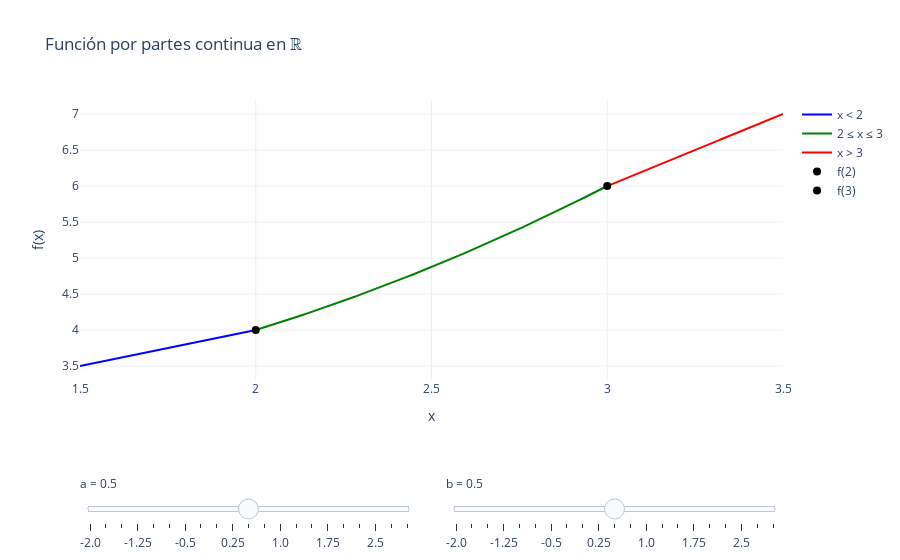

Notebook cell for this chart:
### Markdown cell above
<iframe src="plotly_funcion_continua.html" width="800" height="600"></iframe>

### Code cell
#Código para graficar la función por partes continua en ℝ
import numpy as np
import plotly.graph_objects as go

# Funciones por tramos
def f_left(x):
    return (x**2 - 4) / (x - 2)

def f_middle(x, a, b):
    return a * x**2 - b * x + 3

def f_right(x, a, b):
    return 2 * x - a + b

# Valores iniciales
a_init, b_init = 0.5, 0.5

# Rango de cada tramo
x1 = np.linspace(1.5, 1.99, 200)
x2 = np.linspace(2, 3, 200)
x3 = np.linspace(3.01, 3.5, 200)

# Crear figura
fig = go.Figure()

# Trazas iniciales
fig.add_trace(go.Scatter(x=x1, y=f_left(x1), mode="lines", name="x < 2", line=dict(color="blue")))
fig.add_trace(go.Scatter(x=x2, y=f_middle(x2, a_init, b_init), mode="lines", name="2 ≤ x ≤ 3", line=dict(color="green")))
fig.add_trace(go.Scatter(x=x3, y=f_right(x3, a_init, b_init), mode="lines", name="x > 3", line=dict(color="red")))

# Puntos en x=2 y x=3
fig.add_trace(go.Scatter(x=[2], y=[f_middle(2, a_init, b_init)], mode="markers", name="f(2)", marker=dict(color="black", size=8)))
fig.add_trace(go.Scatter(x=[3], y=[f_middle(3, a_init, b_init)], mode="markers", name="f(3)", marker=dict(color="black", size=8)))

# Sliders para 'a' y 'b'
a_values = np.linspace(-2, 3, 21)
b_values = np.linspace(-2, 3, 21)

steps_a = []
for aval in a_values:
    steps_a.append(dict(
        method="update",
        label=str(round(aval,2)),
        args=[{"y": [
            f_left(x1),                        # x<2 no depende de a,b
            f_middle(x2, aval, b_init),        # tramo medio
            f_right(x3, aval, b_init),         # tramo derecho
            [f_middle(2, aval, b_init)],       # punto en x=2
            [f_middle(3, aval, b_init)]        # punto en x=3
        ]}]
    ))

steps_b = []
for bval in b_values:
    steps_b.append(dict(
        method="update",
        label=str(round(bval,2)),
        args=[{"y": [
            f_left(x1),
            f_middle(x2, a_init, bval),
            f_right(x3, a_init, bval),
            [f_middle(2, a_init, bval)],
            [f_middle(3, a_init, bval)]
        ]}]
    ))

sliders = [
    dict(active=int(len(a_values)/2), currentvalue={"prefix": "a = "},
         pad={"t": 50}, steps=steps_a, x=0, xanchor="left", y=-0.15, len=0.48),
    dict(active=int(len(b_values)/2), currentvalue={"prefix": "b = "},
         pad={"t": 50}, steps=steps_b, x=0.52, xanchor="left", y=-0.15, len=0.48)
]

# Layout
fig.update_layout(
    title="Función por partes continua en ℝ",
    xaxis_title="x",
    yaxis_title="f(x)",
    sliders=sliders,
    template="plotly_white",
    margin=dict(b=150)
)

fig.show()

### Figure 1 — Plotly figure (JSON) as saved in the notebook; plotly's stock layout.template omitted (floating-point values rounded to 4 significant figures; data arrays with more than 128 entries replaced by an {"elided": "..."} marker saying what was removed)
{"data": [{"line": {"color": "blue"}, "mode": "lines", "name": "x < 2", "type": "scatter", "x": {"elided": "200 float values"}, "y": {"elided": "200 float values"}}, {"line": {"color": "green"}, "mode": "lines", "name": "2 ≤ x ≤ 3", "type": "scatter", "x": {"elided": "200 float values"}, "y": {"elided": "200 float values"}}, {"line": {"color": "red"}, "mode": "lines", "name": "x > 3", "type": "scatter", "x": {"elided": "200 float values"}, "y": {"elided": "200 float values"}}, {"marker": {"color": "black", "size": 8}, "mode": "markers", "name": "f(2)", "type": "scatter", "x": [2], "y": [4]}, {"marker": {"color": "black", "size": 8}, "mode": "markers", "name": "f(3)", "type": "scatter", "x": [3], "y": [6]}], "layout": {"margin": {"b": 150}, "sliders": [{"active": 10, "currentvalue": {"prefix": "a = "}, "len": 0.48, "pad": {"t": 50}, "steps": [{"args": [{"y": {"elided": "5 rows, 602 float values in total"}}], "label": "-2.0", "method": "update"}, {"args": [{"y": {"elided": "5 rows, 602 float values in total"}}], "label": "-1.75", "method": "update"}, {"args": [{"y": {"elided": "5 rows, 602 float values in total"}}], "label": "-1.5", "method": "update"}, {"args": [{"y": {"elided": "5 rows, 602 float values in total"}}], "label": "-1.25", "method": "update"}, {"args": [{"y": {"elided": "5 rows, 602 float values in total"}}], "label": "-1.0", "method": "update"}, {"args": [{"y": {"elided": "5 rows, 602 float values in total"}}], "label": "-0.75", "method": "update"}, {"args": [{"y": {"elided": "5 rows, 602 float values in total"}}], "label": "-0.5", "method": "update"}, {"args": [{"y": {"elided": "5 rows, 602 float values in total"}}], "label": "-0.25", "method": "update"}, {"args": [{"y": {"elided": "5 rows, 602 float values in total"}}], "label": "0.0", "method": "update"}, {"args": [{"y": {"elided": "5 rows, 602 float values in total"}}], "label": "0.25", "method": "update"}, {"args": [{"y": {"elided": "5 rows, 602 float values in total"}}], "label": "0.5", "method": "update"}, {"args": [{"y": {"elided": "5 rows, 602 float values in total"}}], "label": "0.75", "method": "update"}, {"args": [{"y": {"elided": "5 rows, 602 float values in total"}}], "label": "1.0", "method": "update"}, {"args": [{"y": {"elided": "5 rows, 602 float values in total"}}], "label": "1.25", "method": "update"}, {"args": [{"y": {"elided": "5 rows, 602 float values in total"}}], "label": "1.5", "method": "update"}, {"args": [{"y": {"elided": "5 rows, 602 float values in total"}}], "label": "1.75", "method": "update"}, {"args": [{"y": {"elided": "5 rows, 602 float values in total"}}], "label": "2.0", "method": "update"}, {"args": [{"y": {"elided": "5 rows, 602 float values in total"}}], "label": "2.25", "method": "update"}, {"args": [{"y": {"elided": "5 rows, 602 float values in total"}}], "label": "2.5", "method": "update"}, {"args": [{"y": {"elided": "5 rows, 602 float values in total"}}], "label": "2.75", "method": "update"}, {"args": [{"y": {"elided": "5 rows, 602 float values in total"}}], "label": "3.0", "method": "update"}], "x": 0, "xanchor": "left", "y": -0.15}, {"active": 10, "currentvalue": {"prefix": "b = "}, "len": 0.48, "pad": {"t": 50}, "steps": [{"args": [{"y": {"elided": "5 rows, 602 float values in total"}}], "label": "-2.0", "method": "update"}, {"args": [{"y": {"elided": "5 rows, 602 float values in total"}}], "label": "-1.75", "method": "update"}, {"args": [{"y": {"elided": "5 rows, 602 float values in total"}}], "label": "-1.5", "method": "update"}, {"args": [{"y": {"elided": "5 rows, 602 float values in total"}}], "label": "-1.25", "method": "update"}, {"args": [{"y": {"elided": "5 rows, 602 float values in total"}}], "label": "-1.0", "method": "update"}, {"args": [{"y": {"elided": "5 rows, 602 float values in total"}}], "label": "-0.75", "method": "update"}, {"args": [{"y": {"elided": "5 rows, 602 float values in total"}}], "label": "-0.5", "method": "update"}, {"args": [{"y": {"elided": "5 rows, 602 float values in total"}}], "label": "-0.25", "method": "update"}, {"args": [{"y": {"elided": "5 rows, 602 float values in total"}}], "label": "0.0", "method": "update"}, {"args": [{"y": {"elided": "5 rows, 602 float values in total"}}], "label": "0.25", "method": "update"}, {"args": [{"y": {"elided": "5 rows, 602 float values in total"}}], "label": "0.5", "method": "update"}, {"args": [{"y": {"elided": "5 rows, 602 float values in total"}}], "label": "0.75", "method": "update"}, {"args": [{"y": {"elided": "5 rows, 602 float values in total"}}], "label": "1.0", "method": "update"}, {"args": [{"y": {"elided": "5 rows, 602 float values in total"}}], "label": "1.25", "method": "update"}, {"args": [{"y": {"elided": "5 rows, 602 float values in total"}}], "label": "1.5", "method": "update"}, {"args": [{"y": {"elided": "5 rows, 602 float values in total"}}], "label": "1.75", "method": "update"}, {"args": [{"y": {"elided": "5 rows, 602 float values in total"}}], "label": "2.0", "method": "update"}, {"args": [{"y": {"elided": "5 rows, 602 float values in total"}}], "label": "2.25", "method": "update"}, {"args": [{"y": {"elided": "5 rows, 602 float values in total"}}], "label": "2.5", "method": "update"}, {"args": [{"y": {"elided": "5 rows, 602 float values in total"}}], "label": "2.75", "method": "update"}, {"args": [{"y": {"elided": "5 rows, 602 float values in total"}}], "label": "3.0", "method": "update"}], "x": 0.52, "xanchor": "left", "y": -0.15}], "title": {"text": "Función por partes continua en ℝ"}, "xaxis": {"title": {"text": "x"}}, "yaxis": {"title": {"text": "f(x)"}}}}
